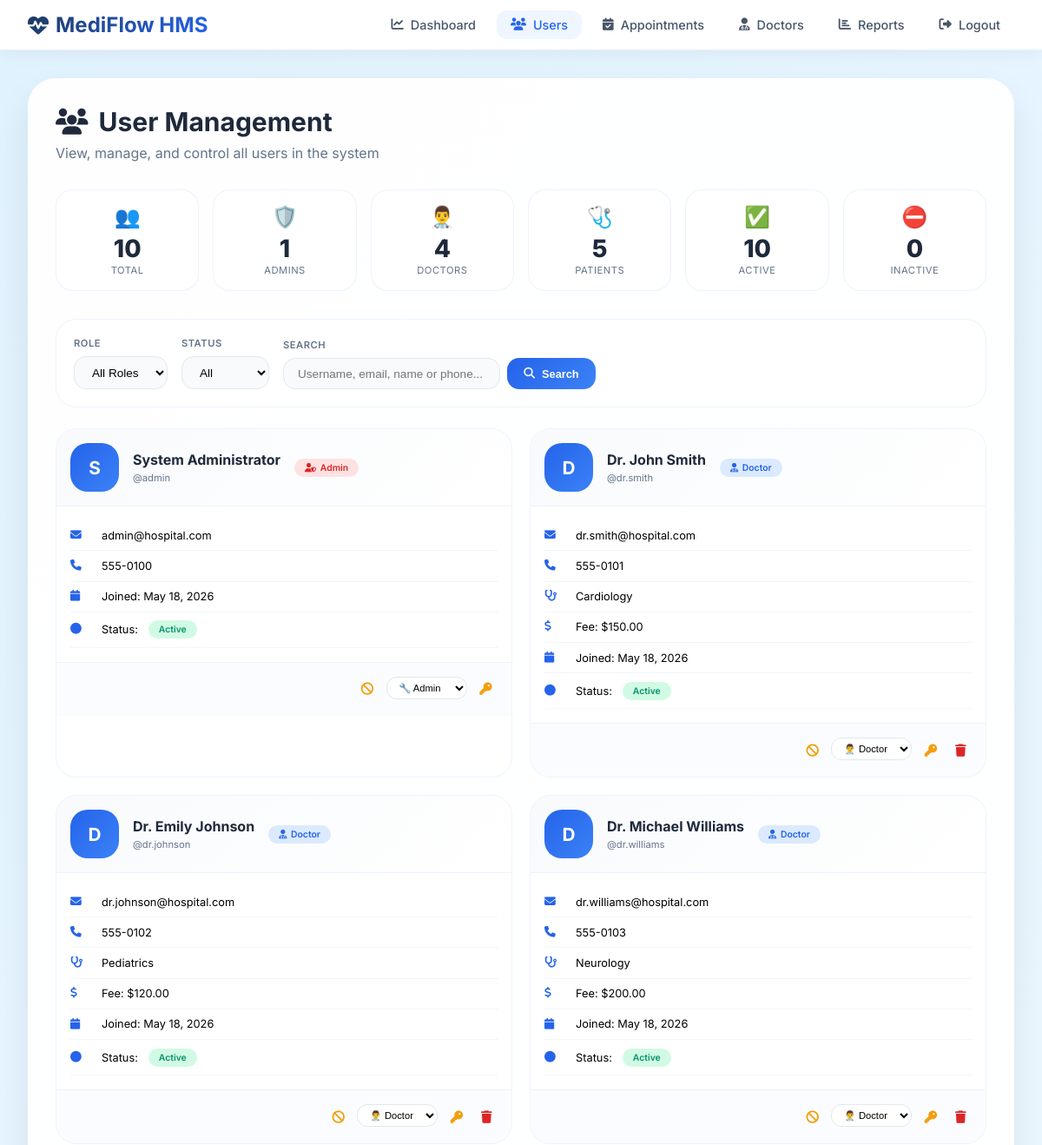
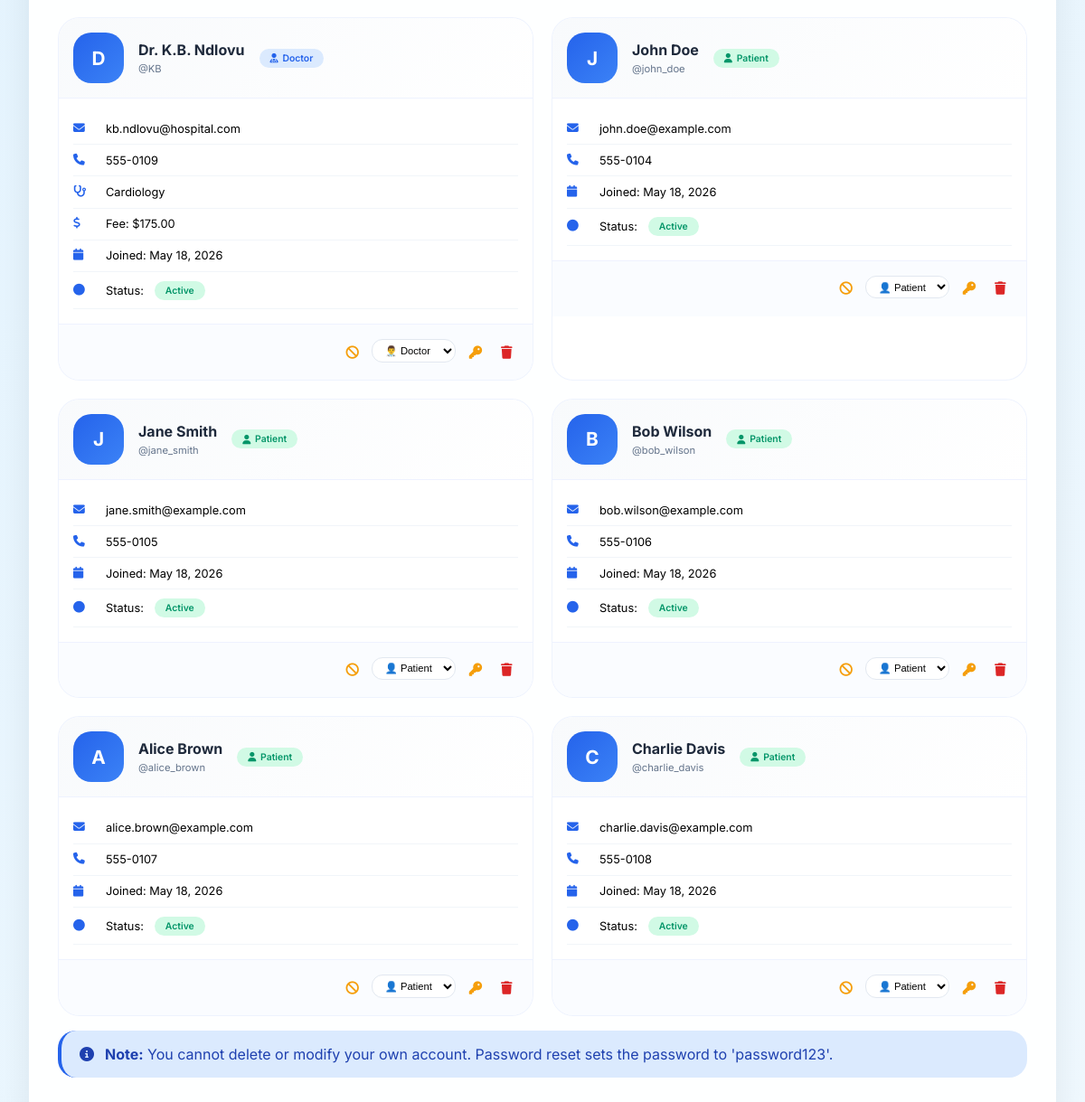
The page /admin/manage-users.php (signed in) on the database its author committed (2 pictures, top to bottom).
### tables this page shows
CREATE TABLE users (
    id INT PRIMARY KEY AUTO_INCREMENT,
    username VARCHAR(50) UNIQUE NOT NULL,
    email VARCHAR(100) UNIQUE NOT NULL,
    password VARCHAR(255) NOT NULL,
    full_name VARCHAR(100) NOT NULL,
    phone VARCHAR(20),
    address TEXT,
    role ENUM('patient', 'doctor', 'admin') DEFAULT 'patient',
    is_active BOOLEAN DEFAULT TRUE,
    created_at TIMESTAMP DEFAULT CURRENT_TIMESTAMP,
    last_login TIMESTAMP NULL,
    reset_token VARCHAR(255) NULL,
    reset_token_expiry DATETIME NULL,
    email_verified BOOLEAN DEFAULT FALSE
);

### includes/SessionManager.php (called while the page is built, shortened)
<?php
class SessionManager {
    public static function getUserId() {
        return $_SESSION['user_id'] ?? null;
    }
}
?>

### admin/manage-users.php (the view, shortened to what this page needs)
<?php
require_once '../includes/SessionManager.php';
$database = new Database();
$db = $database->getConnection();
$role_filter = $_GET['role'] ?? 'all';
$status_filter = $_GET['status'] ?? 'all';
$search = $_GET['search'] ?? '';
$page = isset($_GET['page']) ? (int)$_GET['page'] : 1;
$limit = 12;
$offset = ($page - 1) * $limit;
$query = "SELECT u.*,
          CASE
              WHEN u.role = 'doctor' THEN d.specialization
              ELSE NULL
          END as specialization,
          CASE
              WHEN u.role = 'doctor' THEN d.consultation_fee
              ELSE NULL
          END as consultation_fee,
          CASE
              WHEN u.role = 'doctor' THEN d.qualification
              ELSE NULL
          END as qualification,
          CASE
              WHEN u.role = 'doctor' THEN d.experience_years
              ELSE NULL
          END as experience_years
          FROM users u
          LEFT JOIN doctors d ON u.id = d.user_id
          WHERE 1=1";
$params = [];
$query .= " ORDER BY u.created_at DESC LIMIT :limit OFFSET :offset";
$params[':limit'] = $limit;
$params[':offset'] = $offset;
$stmt = $db->prepare($query);
foreach ($params as $key => $value) {
    if ($key == ':limit' || $key == ':offset') {
        $stmt->bindValue($key, $value, PDO::PARAM_INT);
    } else {
        $stmt->bindValue($key, $value);
    }
}
$stmt->execute();
$users = $stmt->fetchAll(PDO::FETCH_ASSOC);
$stats_query = "SELECT
    COUNT(*) as total,
    SUM(CASE WHEN role = 'admin' THEN 1 ELSE 0 END) as admins,
    SUM(CASE WHEN role = 'doctor' THEN 1 ELSE 0 END) as doctors,
    SUM(CASE WHEN role = 'patient' THEN 1 ELSE 0 END) as patients,
    SUM(CASE WHEN is_active = 1 THEN 1 ELSE 0 END) as active,
    SUM(CASE WHEN is_active = 0 THEN 1 ELSE 0 END) as inactive
    FROM users";
$stats_stmt = $db->query($stats_query);
$stats = $stats_stmt->fetch(PDO::FETCH_ASSOC);
?>
<!DOCTYPE html>
<html lang="en">
<head>
    <link rel="stylesheet" href="https://cdnjs.cloudflare.com/ajax/libs/font-awesome/6.4.0/css/all.min.css">
</head>
<body>
    <nav class="navbar">
        <div class="navbar-container">
            <a href="dashboard.php" class="logo"><i class="fas fa-heartbeat"></i><span>MediFlow HMS</span></a>
            <ul class="nav-menu">
                <li><a href="dashboard.php" class="nav-link"><i class="fas fa-chart-line"></i> Dashboard</a></li>
                <li><a href="manage-users.php" class="nav-link active"><i class="fas fa-users"></i> Users</a></li>
                <li><a href="manage-appointments.php" class="nav-link"><i class="fas fa-calendar-check"></i> Appointments</a></li>
                <li><a href="manage-doctors.php" class="nav-link"><i class="fas fa-user-md"></i> Doctors</a></li>
                <li><a href="reports.php" class="nav-link"><i class="fas fa-chart-bar"></i> Reports</a></li>
                <li><a href="../logout.php" class="nav-link"><i class="fas fa-sign-out-alt"></i> Logout</a></li>
            </ul>
        </div>
    </nav>
    <div class="container">
        <div class="glass-card fade-in">
            <div class="page-header">
                <h1><i class="fas fa-users"></i> User Management</h1>
                <p>View, manage, and control all users in the system</p>
            </div>
            <div class="stats-grid">
                <div class="stat-card"><div class="stat-icon">👥</div><div class="stat-number"><?php echo $stats['total']; ?></div><div class="stat-label">Total</div></div>
                <div class="stat-card"><div class="stat-icon">🛡️</div><div class="stat-number"><?php echo $stats['admins']; ?></div><div class="stat-label">Admins</div></div>
                <div class="stat-card"><div class="stat-icon">👨‍⚕️</div><div class="stat-number"><?php echo $stats['doctors']; ?></div><div class="stat-label">Doctors</div></div>
                <div class="stat-card"><div class="stat-icon">🩺</div><div class="stat-number"><?php echo $stats['patients']; ?></div><div class="stat-label">Patients</div></div>
                <div class="stat-card"><div class="stat-icon">✅</div><div class="stat-number"><?php echo $stats['active']; ?></div><div class="stat-label">Active</div></div>
                <div class="stat-card"><div class="stat-icon">⛔</div><div class="stat-number"><?php echo $stats['inactive']; ?></div><div class="stat-label">Inactive</div></div>
            </div>
            <div class="filters-bar">
                <form method="GET" action="" class="filters">
                    <div class="filter-group"><label>Role</label><select name="role" class="filter-select" onchange="this.form.submit()">
                        <option value="all" <?php echo $role_filter == 'all' ? 'selected' : ''; ?>>All Roles</option>
                    </select></div>
                    <div class="filter-group"><label>Status</label><select name="status" class="filter-select" onchange="this.form.submit()">
                        <option value="all" <?php echo $status_filter == 'all' ? 'selected' : ''; ?>>All</option>
                    </select></div>
                    <div class="filter-group" style="flex:1"><label>Search</label><div style="display:flex; gap:0.5rem;">
                        <input type="text" name="search" class="search-input" placeholder="Username, email, name or phone..." value="<?php echo htmlspecialchars($search); ?>">
                        <button type="submit" class="btn btn-primary"><i class="fas fa-search"></i> Search</button>
                    </div></div>
                </form>
            </div>
            <?php if (count($users) > 0): ?>
                <div class="users-grid">
                    <?php foreach ($users as $user): ?>
                        <div class="user-card">
                            <div class="card-header">
                                <div class="user-avatar"><?php echo strtoupper(substr($user['full_name'], 0, 1)); ?></div>
                                <div class="user-info">
                                    <h3><?php echo htmlspecialchars($user['full_name']); ?></h3>
                                    <p>@<?php echo htmlspecialchars($user['username']); ?></p>
                                </div>
                                <span class="badge badge-<?php echo $user['role']; ?>"><i class="fas <?php echo $user['role'] == 'admin' ? 'fa-user-shield' : ($user['role'] == 'doctor' ? 'fa-user-md' : 'fa-user'); ?>"></i> <?php echo ucfirst($user['role']); ?></span>
                            </div>
                            <div class="card-body">
                                <div class="info-row"><i class="fas fa-envelope"></i> <?php echo htmlspecialchars($user['email']); ?></div>
                                <div class="info-row"><i class="fas fa-phone"></i> <?php echo htmlspecialchars($user['phone'] ?? 'N/A'); ?></div>
                                <?php if ($user['role'] == 'doctor' && $user['specialization']): ?>
                                    <div class="info-row"><i class="fas fa-stethoscope"></i> <?php echo htmlspecialchars($user['specialization']); ?></div>
                                    <div class="info-row"><i class="fas fa-dollar-sign"></i> Fee: $<?php echo number_format($user['consultation_fee'], 2); ?></div>
                                <?php endif; ?>
                                <div class="info-row"><i class="fas fa-calendar"></i> Joined: <?php echo date('M d, Y', strtotime($user['created_at'])); ?></div>
                                <div class="info-row"><i class="fas fa-circle"></i> Status: <span class="badge badge-<?php echo $user['is_active'] ? 'active' : 'inactive'; ?>"><?php echo $user['is_active'] ? 'Active' : 'Inactive'; ?></span></div>
                            </div>
                            <div class="card-footer">
                                <form method="POST" style="display:inline;">
                                    <button type="submit" name="toggle_status" class="icon-btn" title="<?php echo $user['is_active'] ? 'Deactivate' : 'Activate'; ?>" style="color: <?php echo $user['is_active'] ? '#f59e0b' : '#10b981'; ?>">
                                        <i class="fas <?php echo $user['is_active'] ? 'fa-ban' : 'fa-check-circle'; ?>"></i>
                                    </button>
                                </form>
                                <form method="POST" style="display:inline;">
                                    <select name="new_role" class="role-select" onchange="this.form.submit()" title="Change Role">
                                        <option value="patient" <?php echo $user['role'] == 'patient' ? 'selected' : ''; ?>>👤 Patient</option>
                                        <option value="doctor" <?php echo $user['role'] == 'doctor' ? 'selected' : ''; ?>>👨‍⚕️ Doctor</option>
                                        <option value="admin" <?php echo $user['role'] == 'admin' ? 'selected' : ''; ?>>🔧 Admin</option>
                                    </select>
                                </form>
                                <form method="POST" style="display:inline;" onsubmit="return confirm('Reset password for <?php echo addslashes($user['username']); ?>? New password: password123')">
                                    <button type="submit" name="reset_password" class="icon-btn" title="Reset Password" style="color: #f59e0b;"><i class="fas fa-key"></i></button>
                                </form>
                                <?php if ($user['id'] != SessionManager::getUserId()): ?>
                                    <form method="POST" style="display:inline;" onsubmit="return confirm('⚠️ PERMANENT ACTION!\n\nDelete user: <?php echo addslashes($user['username']); ?>?\nAll associated data will be lost!')">
                                        <button type="submit" name="delete_user" class="icon-btn" title="Delete User" style="color: #dc2626;"><i class="fas fa-trash"></i></button>
                                    </form>
                                <?php endif; ?>
                            </div>
                        </div>
                    <?php endforeach; ?>
                </div>
            <?php else: ?>
                <div class="empty-state"><i class="fas fa-users-slash" style="font-size: 3rem; color: #cbd5e1;"></i><h3 style="margin-top: 1rem;">No Users Found</h3><p>No users match your search criteria.</p></div>
            <?php endif; ?>
            <div class="alert alert-info" style="margin-top: 1rem;">
                <i class="fas fa-info-circle"></i>
                <span><strong>Note:</strong> You cannot delete or modify your own account. Password reset sets the password to 'password123'.</span>
            </div>
        </div>
    </div>
</body>
</html>

### rows shown on the page
users: full_name "S", full_name "System Administrator", username "admin", role "Admin", email "admin@hospital.com", phone "555-0100", created_at "May 18, 2026", is_active "Active", new_role "🔧 Admin"
users: full_name "D", full_name "Dr. John Smith", username "dr.smith", role "Doctor", email "dr.smith@hospital.com", phone "555-0101", specialization "Cardiology", consultation_fee "150.00", created_at "May 18, 2026", is_active "Active", new_role "👨‍⚕️ Doctor"
users: full_name "D", full_name "Dr. Emily Johnson", username "dr.johnson", role "Doctor", email "dr.johnson@hospital.com", phone "555-0102", specialization "Pediatrics", consultation_fee "120.00", created_at "May 18, 2026", is_active "Active", new_role "👨‍⚕️ Doctor"
users: full_name "D", full_name "Dr. Michael Williams", username "dr.williams", role "Doctor", email "dr.williams@hospital.com", phone "555-0103", specialization "Neurology", consultation_fee "200.00", created_at "May 18, 2026", is_active "Active", new_role "👨‍⚕️ Doctor"
users: full_name "D", full_name "Dr. K.B. Ndlovu", username "KB", role "Doctor", email "kb.ndlovu@hospital.com", phone "555-0109", specialization "Cardiology", consultation_fee "175.00", created_at "May 18, 2026", is_active "Active", new_role "👨‍⚕️ Doctor"
users: full_name "J", full_name "John Doe", username "john_doe", role "Patient", email "john.doe@example.com", phone "555-0104", created_at "May 18, 2026", is_active "Active", new_role "👤 Patient"
users: full_name "J", full_name "Jane Smith", username "jane_smith", role "Patient", email "jane.smith@example.com", phone "555-0105", created_at "May 18, 2026", is_active "Active", new_role "👤 Patient"
users: full_name "B", full_name "Bob Wilson", username "bob_wilson", role "Patient", email "bob.wilson@example.com", phone "555-0106", created_at "May 18, 2026", is_active "Active", new_role "👤 Patient"
users: full_name "A", full_name "Alice Brown", username "alice_brown", role "Patient", email "alice.brown@example.com", phone "555-0107", created_at "May 18, 2026", is_active "Active", new_role "👤 Patient"
users: full_name "C", full_name "Charlie Davis", username "charlie_davis", role "Patient", email "charlie.davis@example.com", phone "555-0108", created_at "May 18, 2026", is_active "Active", new_role "👤 Patient"

### other values the page prints
$stats['total'] "10"
$stats['admins'] "1"
$stats['doctors'] "4"
$stats['patients'] "5"
$stats['active'] "10"
$stats['inactive'] "0"
